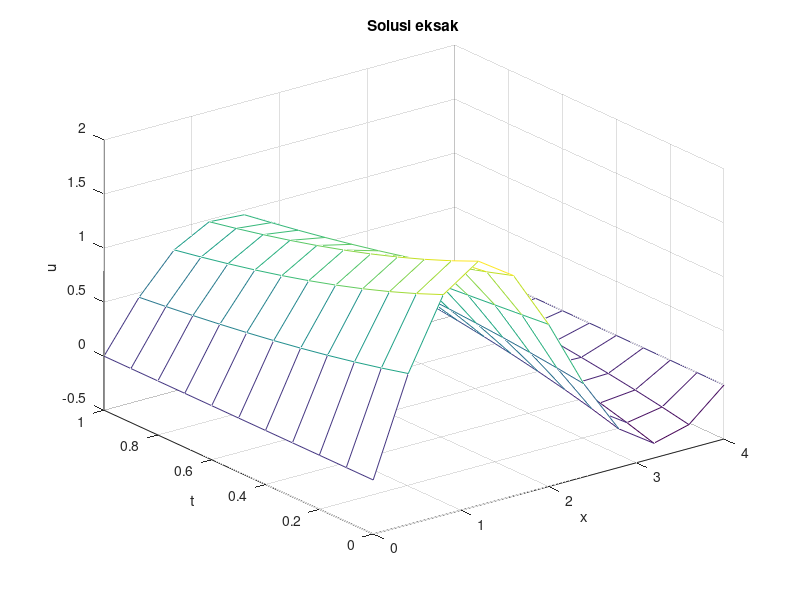
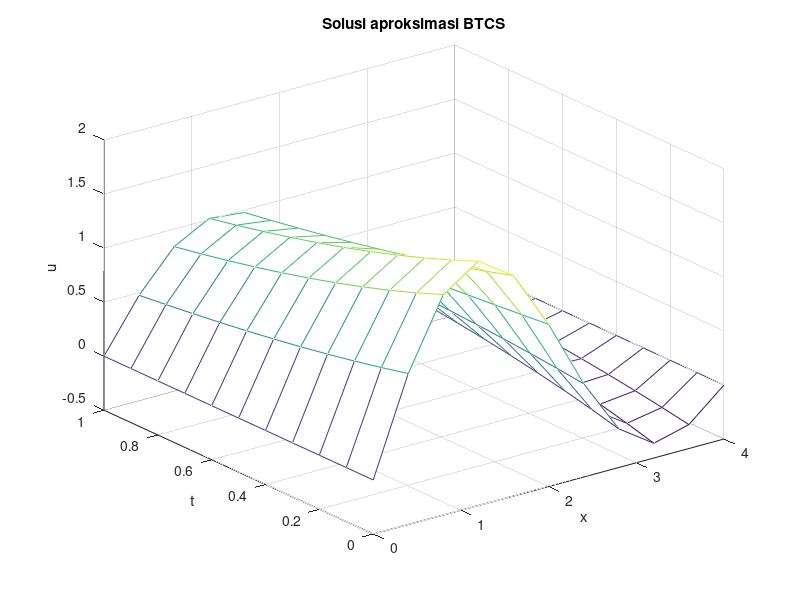
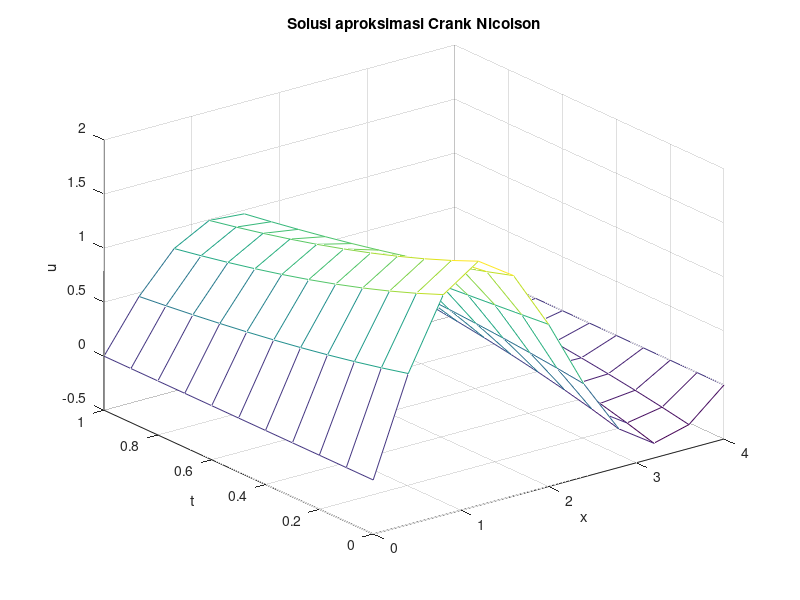
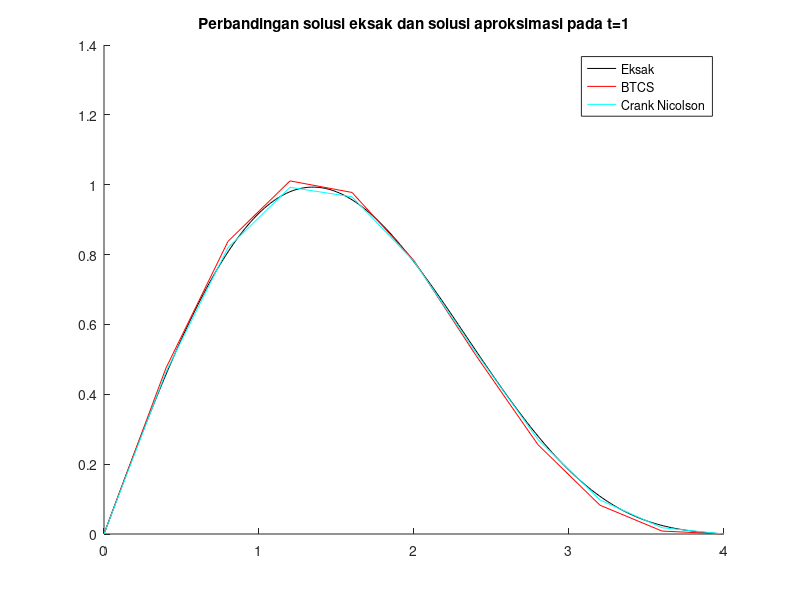

MATLAB code to generate these figures, in order:
clc;
clear all;
close all;
format long;

function [x, t, w] = ImplicitHeat(d, f, lb, rb, xb, xu, tb, tu, dx, dt)
  x = xb:dx:xu; %partisi xb sampai xu sebesar stepsize dx
  t = tb:dt:tu; %partisi tb sampai tu sebesar stepsize dt
  nx = length(x); %menyimpan panjang Nx
  nt = length(t); %menyimpan panjang Nt

  # Nilai lambda
  lambd = (d * dt) / (dx^2);

  # Nilai awal dan syarat batas
  for i = 1:nx
    w(i, 1) = f(x(i));
  endfor

  for j = 2:nt
    w(1, j) = lb(t(j));
    w(nx, j) = rb(t(j));
  endfor

  # Penyelesaian SPL dengan faktorisasi Crout
  l(2) = 1 + 2*lambd;
  u(2) = -lambd / l(2);
  for i = 3:nx-2
    l(i) = 1 + 2*lambd + lambd*u(i-1);
    u(i) = -lambd / l(i);
  endfor
  l(nx-1) = 1 + 2*lambd + lambd*u(nx-2);
  for j = 2:nt
    z(2) = w(2, j-1) / l(2);
    for i = 3:nx-1
      z(i) = (w(i, j-1) + lambd*z(i-1)) / l(i);
    endfor
    w(nx-1, j) = z(nx-1);
    for i = nx-2:-1:2
      w(i, j) = z(i) - u(i)*w(i+1, j);
    endfor
  endfor
endfunction

function [x, t, w] = CrankNicolson(d, f, lb, rb, xb, xu, tb, tu, dx, dt)
  x = xb:dx:xu; %partisi xb sampai xu sebesar stepsize dx
  t = tb:dt:tu; %partisi tb sampai tu sebesar stepsize dt
  nx = length(x); %menyimpan panjang Nx
  nt = length(t); %menyimpan panjang Nt

  # Nilai lambda
  lambd = (d * dt) / (dx^2);

  # Nilai awal dan syarat batas
  for i = 1:nx
    w(i, 1) = f(x(i));
  endfor

  for j = 2:nt
    w(1, j) = lb(t(j));
    w(nx, j) = rb(t(j));
  endfor

  # Penyelesaian SPL menggunakan faktorisasi Crout
  l(2) = 1 + lambd;
  u(2) = -lambd / (2*l(2));
  for i = 3:nx-2
    l(i) = 1 + lambd + (lambd*u(i-1))/2;
    u(i) = -lambd / (2*l(i));
  endfor
  l(nx-1) = 1 + lambd + (lambd*u(nx-2))/2;
  for j = 2:nt
    z(2) = ((1-lambd)*w(2, j-1) + (lambd/2)*w(3, j-1)) / l(2);
    for i = 3:nx-1
      z(i) = ((1-lambd)*w(i, j-1) + (lambd/2)*(w(i+1, j-1) + w(i-1, j-1) + z(i-1))) / l(i);
    endfor
    w(nx-1, j) = z(nx-1);
    for i = nx-2:-1:2
      w(i, j) = z(i) - u(i)*w(i+1, j);
    endfor
  endfor
endfunction

d = 4/pi^2; %nilai d pada ut - d uxx = 0
f = @(x) sin(pi*x/4)*(1+2*cos(pi*x/4)); %nilai awal u(x,0)
lb = rb = @(t) 0; %syarat batas u(0,t) = u(4,t)
xb = 0; %batas bawah variabel x
xu = 4; %batas atas variabel x
tb = 0; %batas bawah variabel t
tu = 1; %batas bawah variabel t
dx = 0.4; %stepsize h
dt = 0.1; %stepsize k

%solusi aproksimasi
[x, t, wbtcs] = ImplicitHeat(d, f, lb, rb, xb, xu, tb, tu, dx, dt);
[x, t, wcn] = CrankNicolson(d, f, lb, rb, xb, xu, tb, tu, dx, dt);
[x'] %print nilai x
[t'] %print nilai t
[wbtcs'] %print solusi aproksimasi BTCS
[wcn'] %print solusi aproksimasi Crank Nicolson

%solusi eksak
u = @(x, t) exp(-t)*sin(x*pi/2) + exp(-t/4)*sin(x*pi/4);
for i = 1:length(x)
  for j = 1:length(t)
    ufig(i, j) = u(x(i), t(j));
  endfor
endfor
u1 = @(x, t) exp(-1)*sin(x*pi./2) + exp(-1/4)*sin(x*pi/4); %solusi eksak saat t = 1
[u1(x, t)'] %print solusi eksak saat t = 1

figure(1);
mesh(x, t, ufig');
xlabel("x");
ylabel("t");
zlabel("u");
title("Solusi eksak");

figure(2);
mesh(x, t, wbtcs');
xlabel("x");
ylabel("t");
zlabel("u");
title("Solusi aproksimasi BTCS");

figure(3);
mesh(x, t, wcn');
xlabel("x");
ylabel("t");
zlabel("u");
title("Solusi aproksimasi Crank Nicolson");

figure(4);
hold on;
fplot(u1, [0, 4], 'k');
plot(x, wbtcs(:, length(t)), 'r');
plot(x, wcn(:, length(t)), 'c');
legend('Eksak', 'BTCS', 'Crank Nicolson');
title("Perbandingan solusi eksak dan solusi aproksimasi pada t=1");
